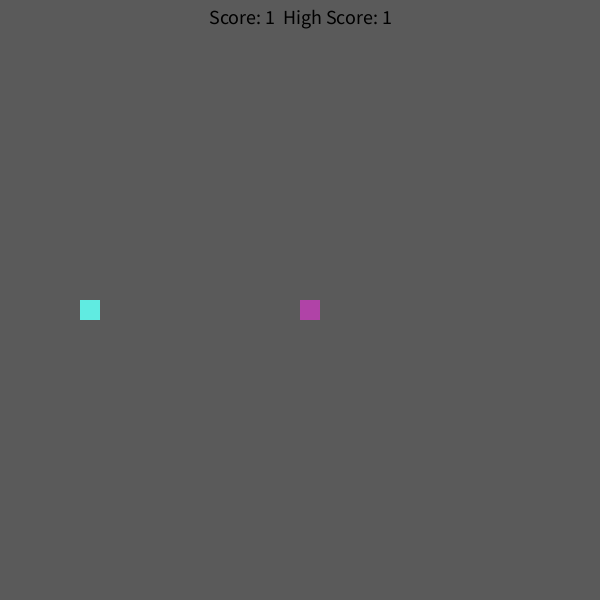
Frame 1 (no input)
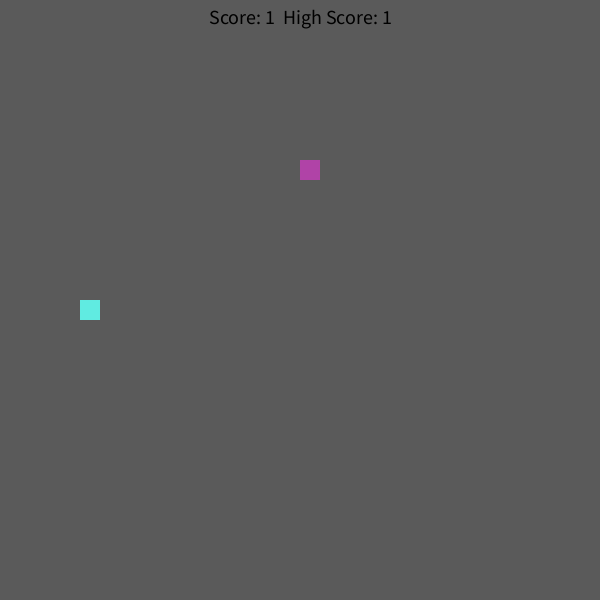
Frame 60 (the mouse pressed at the canvas centre just before this capture)
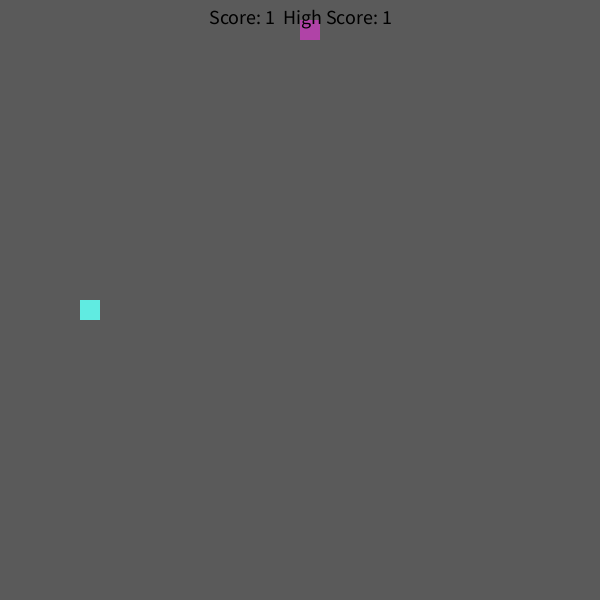
Frame 120 (the mouse held since frame 60 and released just before this capture)

The Processing sketch that drew these frames (run headless with seeded random() and noise(); from frame 60 on, the mouse is pressed at the canvas centre):

// Processing sketch: snake
// ── snake.pde
Game_over_and_score go;
ArrayList<Integer> x = new ArrayList<Integer>(), y = new ArrayList<Integer>();

int wh = 30, hg = 30, bs = 20, dir = 1, fx = 4, fy = 15, sc = 0, h_sc = 0, conf = 0;
boolean game_over = false;
int []x_dir = {0, 0, 1, -1}, y_dir = {1, -1, 0, 0};

void setup(){
  size(600, 600);
  x.add(15);
  y.add(15);
  
  go = new Game_over_and_score(sc, h_sc);
  
  background(0);
  fill(133, 41, 166);
  textSize(35);
  textAlign(CENTER);
  text("REDY", width/2, height/3);
  delay(3000);
}

void draw(){
  
  background(90);
  noStroke();
  fill(176, 67, 167);
  for (int i = 0; i < x.size(); i++){
    rect(x.get(i) * bs, y.get(i) * bs, bs, bs);
  }
  if (!go.controll(game_over)){
    if (frameCount%8 == 0){
       x.add(0, x.get(0) + x_dir[dir]); 
       y.add(0, y.get(0) + y_dir[dir]);
       if (x.get(0) < 0 || y.get(0) < 0 || x.get(0) >= wh || y.get(0) >= hg){
         game_over = true;
       }
       for (int i = 1; i < x.size(); i++){
         if (x.get(0) == x.get(i) && y.get(0) == y.get(i)){
           game_over = true;
         }
       }
       if (x.get(0) == fx && y.get(0) == fy){
         fx = (int)random(0, wh);
         fy = (int)random(0, hg);
       }
       else {
         x.remove(x.size()-1);
         y.remove(y.size()-1);
       }
    }
    if (keyCode == ENTER){
      x.clear();
      y.clear();
      x.add(15);
      y.add(15);
      sc = 0;
      game_over = false;
    } 
  }
}

void keyPressed(){
  int newdir = keyCode == DOWN? 0:(keyCode == UP? 1:(keyCode == RIGHT? 2:(keyCode == LEFT? 3: -1 )));
  if (newdir != -1 && (dir - newdir != 1 || dir - newdir != -1 )){
    dir = newdir;
  }
}

// ── Game_over.pde
class Game_over_and_score{
  
  private int sc;
  private int h_sc;
  
  Game_over_and_score(int sc, int h_sc){
    this.sc = sc;
    this.h_sc = h_sc;
  }
    public boolean controll(boolean game_over){
      if (!game_over){
        fill(96, 235, 225);
        rect(fx*bs, fy*bs, bs, bs);
        sc = x.size();
        if (sc > h_sc){
          h_sc = sc;
        }
        textAlign(CENTER);
        textSize(20);
        fill(0);
        text("Score: "+ sc + "  High Score: "+ h_sc, 10, 10, width - 20, 50);
      }
      else{
      background(0);
      if (frameCount % (int)random(1, 1000) != 0 ){
        fill(191, 19, 19);
        textSize(35);
        textAlign(CENTER);
        text("GAME OVER\n YOUR SCORE: " + sc + "\n YOUR HIGH SCORE: " + h_sc + "\n PRESS ENTER TO PLAY AGAIN", width/2, height/3);
      }
    }
    return game_over;
  }
}
